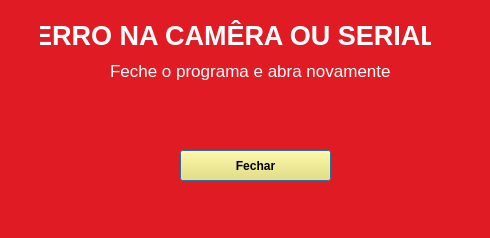
<?xml version="1.0" encoding="UTF-8"?>
<ui version="4.0">
 <class>Dialog</class>
 <widget class="QDialog" name="Dialog">
  <property name="geometry">
   <rect>
    <x>0</x>
    <y>0</y>
    <width>490</width>
    <height>238</height>
   </rect>
  </property>
  <property name="windowTitle">
   <string>Dialog</string>
  </property>
  <property name="styleSheet">
   <string notr="true">background-color: rgb(224, 27, 36);</string>
  </property>
  <widget class="QLabel" name="titulo">
   <property name="geometry">
    <rect>
     <x>40</x>
     <y>20</y>
     <width>391</width>
     <height>31</height>
    </rect>
   </property>
   <property name="font">
    <font>
     <pointsize>20</pointsize>
     <bold>true</bold>
    </font>
   </property>
   <property name="styleSheet">
    <string notr="true">color: white</string>
   </property>
   <property name="text">
    <string>ERRO NA CAMÊRA OU SERIAL</string>
   </property>
   <property name="alignment">
    <set>Qt::AlignmentFlag::AlignCenter</set>
   </property>
  </widget>
  <widget class="QLabel" name="label">
   <property name="geometry">
    <rect>
     <x>110</x>
     <y>60</y>
     <width>291</width>
     <height>21</height>
    </rect>
   </property>
   <property name="font">
    <font>
     <pointsize>13</pointsize>
    </font>
   </property>
   <property name="styleSheet">
    <string notr="true">color: rgb(255, 255, 255);</string>
   </property>
   <property name="text">
    <string>Feche o programa e abra novamente</string>
   </property>
  </widget>
  <widget class="QPushButton" name="button">
   <property name="geometry">
    <rect>
     <x>180</x>
     <y>150</y>
     <width>151</width>
     <height>31</height>
    </rect>
   </property>
   <property name="font">
    <font>
     <bold>true</bold>
    </font>
   </property>
   <property name="styleSheet">
    <string notr="true">background-color: rgb(248, 228, 92);</string>
   </property>
   <property name="text">
    <string>Fechar</string>
   </property>
  </widget>
 </widget>
 <resources/>
 <connections/>
</ui>
